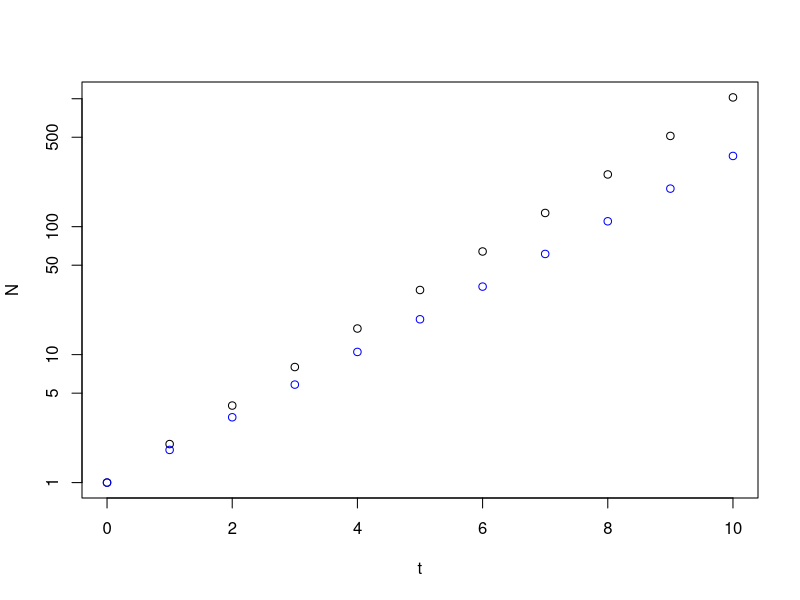

Recreate this plot in R.
#B.1
lambda <- 2
TimeSteps <- 10
t <- c(1:TimeSteps)
N <- numeric()
N[1] = 1

#B.2
for (x in t)
{
  N[t+1] = lambda*N[t]
} 

t <- append(0,t) #adding timestep 0 to t for plotting

plot(t, N, log ="y")

#do this again with new values to create new vectors
lambda_2 <- 1.8
t_2 <- c(1:TimeSteps)
N_2 <- numeric()
N_2[1] = 1

for (x in t_2)
{
  N_2[t_2+1] = lambda_2*N_2[t_2]
} 

t_2 <- append(0,t_2) #adding timestep 0 to t for plotting


points(t_2, N_2, col="blue")

#B.3

